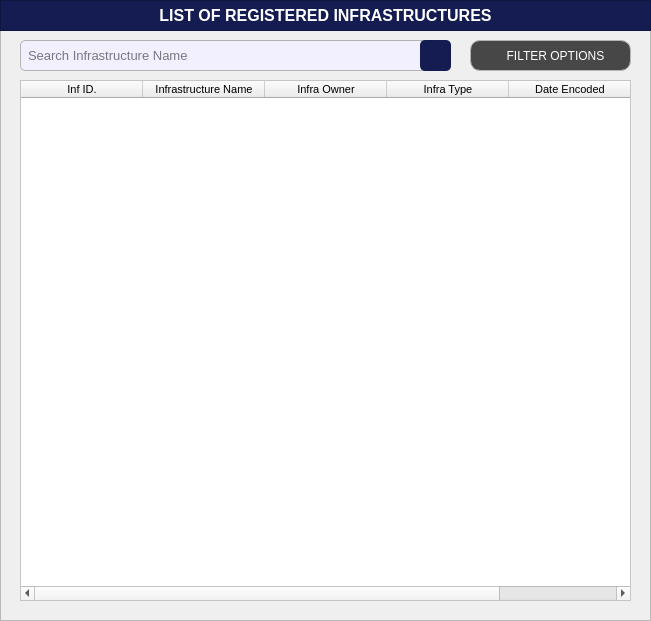
    <widget class="QFrame" name="basePopUpBodyFrame">
     <property name="geometry">
      <rect>
       <x>20</x>
       <y>20</y>
       <width>651</width>
       <height>621</height>
      </rect>
     </property>
     <property name="styleSheet">
      <string notr="true">#basePopUpBodyFrame {
	background-color: rgb(247, 247, 247);
	border: 1px solid rgb(194, 194, 194);
	border-radius: 10px;
}</string>
     </property>
     <property name="frameShape">
      <enum>QFrame::Shape::StyledPanel</enum>
     </property>
     <property name="frameShadow">
      <enum>QFrame::Shadow::Raised</enum>
     </property>
     <widget class="QFrame" name="basePopUpTitleFrame_3">
      <property name="geometry">
       <rect>
        <x>0</x>
        <y>0</y>
        <width>651</width>
        <height>31</height>
       </rect>
      </property>
      <property name="styleSheet">
       <string notr="true">#basePopUpTitleFrame_3 {
	background-color: #141c52;
}</string>
      </property>
      <property name="frameShape">
       <enum>QFrame::Shape::StyledPanel</enum>
      </property>
      <property name="frameShadow">
       <enum>QFrame::Shadow::Raised</enum>
      </property>
      <widget class="QLabel" name="label_title_3">
       <property name="geometry">
        <rect>
         <x>0</x>
         <y>0</y>
         <width>651</width>
         <height>31</height>
        </rect>
       </property>
       <property name="font">
        <font>
         <family>Arial</family>
         <pointsize>12</pointsize>
         <bold>true</bold>
        </font>
       </property>
       <property name="styleSheet">
        <string notr="true">#label_title_3{
	background-color:transparent;
	color: rgb(255, 255, 255);
}</string>
       </property>
       <property name="text">
        <string>LIST OF REGISTERED INFRASTRUCTURES</string>
       </property>
       <property name="alignment">
        <set>Qt::AlignmentFlag::AlignCenter</set>
       </property>
      </widget>
     </widget>
     <widget class="QLineEdit" name="inst_InfraName_fieldSearch">
      <property name="geometry">
       <rect>
        <x>20</x>
        <y>40</y>
        <width>431</width>
        <height>31</height>
       </rect>
      </property>
      <property name="font">
       <font>
        <family>Arial</family>
        <pointsize>10</pointsize>
       </font>
      </property>
      <property name="styleSheet">
       <string notr="true">#inst_InfraName_fieldSearch{
    border: 1px solid #b3b3b3;  /* Black border */
    border-radius: 5px;        /* Rounded corners */
    padding: 5px;               /* Inner spacing */
    background-color: #f2efff;  /* Gray background */
    color: #000000; 
}
</string>
      </property>
      <property name="text">
       <string/>
      </property>
      <property name="placeholderText">
       <string>Search Infrastructure Name</string>
      </property>
     </widget>
     <widget class="QPushButton" name="inst_InfraName_buttonSearch">
      <property name="geometry">
       <rect>
        <x>420</x>
        <y>40</y>
        <width>31</width>
        <height>31</height>
       </rect>
      </property>
      <property name="font">
       <font>
        <family>Arial</family>
        <pointsize>9</pointsize>
       </font>
      </property>
      <property name="cursor">
       <cursorShape>PointingHandCursor</cursorShape>
      </property>
      <property name="focusPolicy">
       <enum>Qt::FocusPolicy::NoFocus</enum>
      </property>
      <property name="styleSheet">
       <string notr="true">#inst_InfraName_buttonSearch {
    background-color:  #141c52;
    color: white;
    border-radius: 5px;
    padding: 10px; /* Optional: Adjusts spacing inside the button */
}
#inst_InfraName_buttonSearch:hover {
    background-color: #1a237e; /* Slightly lighter blue when hovered */
}
#inst_InfraName_buttonSearch:pressed {
    background-color: #0f1442; /* Darker blue when clicked */
}</string>
      </property>
      <property name="text">
       <string/>
      </property>
      <property name="icon">
       <iconset>
        <normaloff>../../../../../Desktop/CTU 2nd Year - 2nd Semester Files/PC 225L - INFORMATION MANAGEMENT LABORATORY/PROFILING_SYSTEM/Profiling-System/Assets/FuncIcons/icon_search_w.svg</normaloff>../../../../../Desktop/CTU 2nd Year - 2nd Semester Files/PC 225L - INFORMATION MANAGEMENT LABORATORY/PROFILING_SYSTEM/Profiling-System/Assets/FuncIcons/icon_search_w.svg</iconset>
      </property>
      <property name="iconSize">
       <size>
        <width>20</width>
        <height>20</height>
       </size>
      </property>
     </widget>
     <widget class="QTableWidget" name="inst_tableView_List_RegInfra">
      <property name="geometry">
       <rect>
        <x>20</x>
        <y>80</y>
        <width>611</width>
        <height>521</height>
       </rect>
      </property>
      <property name="focusPolicy">
       <enum>Qt::FocusPolicy::NoFocus</enum>
      </property>
      <property name="styleSheet">
       <string notr="true">#inst_tableView_List_RegInfra {
	background-color: white;
	color: #black;
}
</string>
      </property>
      <property name="editTriggers">
       <set>QAbstractItemView::EditTrigger::NoEditTriggers</set>
      </property>
      <property name="showDropIndicator" stdset="0">
       <bool>false</bool>
      </property>
      <property name="dragDropOverwriteMode">
       <bool>false</bool>
      </property>
      <property name="showGrid">
       <bool>true</bool>
      </property>
      <attribute name="horizontalHeaderVisible">
       <bool>true</bool>
      </attribute>
      <attribute name="horizontalHeaderCascadingSectionResizes">
       <bool>false</bool>
      </attribute>
      <attribute name="horizontalHeaderDefaultSectionSize">
       <number>122</number>
      </attribute>
      <attribute name="horizontalHeaderShowSortIndicator" stdset="0">
       <bool>false</bool>
      </attribute>
      <attribute name="horizontalHeaderStretchLastSection">
       <bool>true</bool>
      </attribute>
      <attribute name="verticalHeaderVisible">
       <bool>false</bool>
      </attribute>
      <attribute name="verticalHeaderCascadingSectionResizes">
       <bool>false</bool>
      </attribute>
      <column>
       <property name="text">
        <string>Inf ID.</string>
       </property>
       <property name="font">
        <font>
         <family>Arial</family>
         <pointsize>8</pointsize>
        </font>
       </property>
       <property name="background">
        <color>
         <red>59</red>
         <green>57</green>
         <blue>100</blue>
        </color>
       </property>
      </column>
      <column>
       <property name="text">
        <string>Infrastructure Name</string>
       </property>
       <property name="font">
        <font>
         <family>Arial</family>
         <pointsize>8</pointsize>
        </font>
       </property>
       <property name="background">
        <color>
         <red>59</red>
         <green>57</green>
         <blue>100</blue>
        </color>
       </property>
      </column>
      <column>
       <property name="text">
        <string>Infra Owner</string>
       </property>
       <property name="font">
        <font>
         <family>Arial</family>
         <pointsize>8</pointsize>
        </font>
       </property>
       <property name="background">
        <color>
         <red>59</red>
         <green>57</green>
         <blue>100</blue>
        </color>
       </property>
      </column>
      <column>
       <property name="text">
        <string>Infra Type</string>
       </property>
       <property name="font">
        <font>
         <family>Arial</family>
         <pointsize>8</pointsize>
        </font>
       </property>
       <property name="background">
        <color>
         <red>59</red>
         <green>57</green>
         <blue>100</blue>
        </color>
       </property>
      </column>
      <column>
       <property name="text">
        <string>Date Encoded</string>
       </property>
       <property name="font">
        <font>
         <family>Arial</family>
         <pointsize>8</pointsize>
        </font>
       </property>
       <property name="background">
        <color>
         <red>59</red>
         <green>57</green>
         <blue>100</blue>
        </color>
       </property>
      </column>
     </widget>
     <widget class="QPushButton" name="InfrastructureList_buttonFilter">
      <property name="geometry">
       <rect>
        <x>470</x>
        <y>40</y>
        <width>161</width>
        <height>31</height>
       </rect>
      </property>
      <property name="font">
       <font>
        <family>Arial</family>
        <pointsize>9</pointsize>
       </font>
      </property>
      <property name="cursor">
       <cursorShape>PointingHandCursor</cursorShape>
      </property>
      <property name="focusPolicy">
       <enum>Qt::FocusPolicy::NoFocus</enum>
      </property>
      <property name="styleSheet">
       <string notr="true">#InfrastructureList_buttonFilter {
    background-color:  #474747;
    color: white;
    border: 1px solid #b5b5b5;
    border-radius: 10px;
    padding: 10px; 
}

#InfrastructureList_buttonFilter:hover {
    background-color: #636363;
    color: white; 
}

#InfrastructureList_buttonFilter:pressed {
    background-color: #bfbfbf;
    color: white; 
}
</string>
      </property>
      <property name="text">
       <string>   FILTER OPTIONS</string>
      </property>
      <property name="icon">
       <iconset>
        <normaloff>../../../Assets/FuncIcons/icon_filter.svg</normaloff>../../../Assets/FuncIcons/icon_filter.svg</iconset>
      </property>
      <property name="iconSize">
       <size>
        <width>18</width>
        <height>18</height>
       </size>
      </property>
     </widget>
    </widget>
